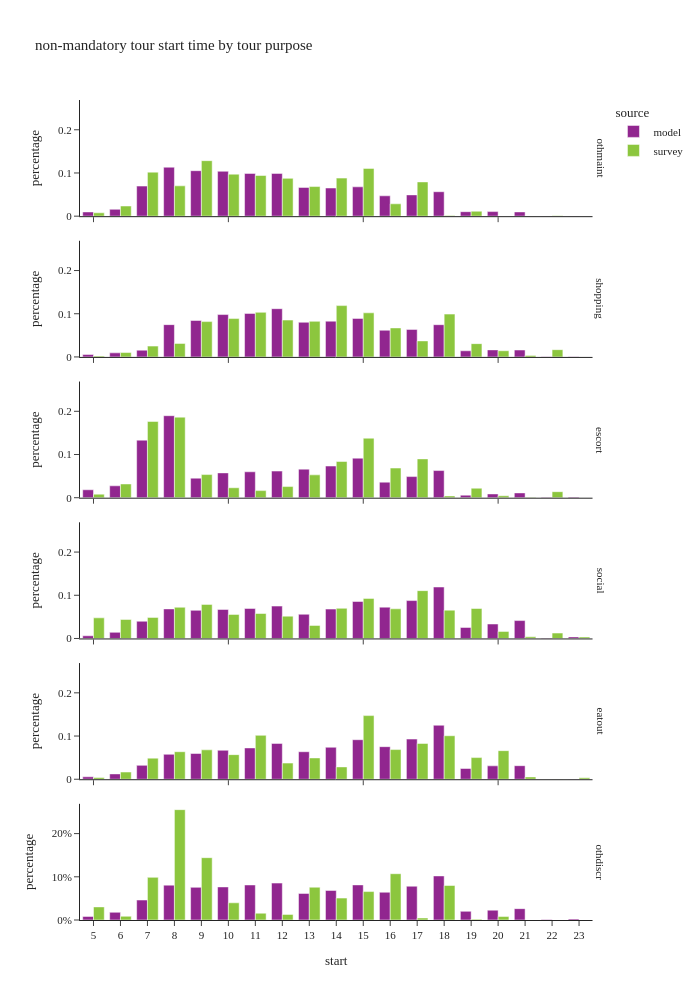

This figure's notebook cell:
### Code cell
df_plot = non_m_tour_data.groupby(['source','tour_type','start'], observed=True)[['tour_weight']].sum().reset_index()
df_plot['percentage'] = df_plot.groupby(['source','tour_type'], group_keys=False)['tour_weight']. \
    apply(lambda x: x / float(x.sum()))

fig = px.bar(df_plot, x="start", y="percentage", color="source",barmode="group",
             facet_row='tour_type',
             title="non-mandatory tour start time by tour purpose")
fig.for_each_annotation(lambda a: a.update(text = a.text.split("=")[-1]))
fig.update_layout(height=1000, width=700, yaxis=dict(tickformat=".0%"), xaxis=dict(dtick="1"))
fig.show()

### Figure 1 — Plotly figure (JSON) as saved in the notebook; plotly's stock layout.template omitted (floating-point values rounded to 4 significant figures)
{"data": [{"alignmentgroup": "True", "hovertemplate": "source=model<br>tour_type=othmaint<br>start=%{x}<br>percentage=%{y}<extra></extra>", "legendgroup": "model", "marker": {"color": "#91268F", "pattern": {"shape": ""}}, "name": "model", "offsetgroup": "model", "orientation": "v", "showlegend": true, "textposition": "auto", "type": "bar", "x": [5.0, 6.0, 7.0, 8.0, 9.0, 10.0, 11.0, 12.0, 13.0, 14.0, 15.0, 16.0, 17.0, 18.0, 19.0, 20.0, 21.0, 22.0, 23.0], "xaxis": "x6", "y": [0.009751, 0.01586, 0.06966, 0.1133, 0.1053, 0.1039, 0.09899, 0.09901, 0.06656, 0.06521, 0.06788, 0.0471, 0.04927, 0.0566, 0.01039, 0.0106, 0.009825, 0.0002491, 0.0004982], "yaxis": "y6"}, {"alignmentgroup": "True", "hovertemplate": "source=model<br>tour_type=shopping<br>start=%{x}<br>percentage=%{y}<extra></extra>", "legendgroup": "model", "marker": {"color": "#91268F", "pattern": {"shape": ""}}, "name": "model", "offsetgroup": "model", "orientation": "v", "showlegend": false, "textposition": "auto", "type": "bar", "x": [5.0, 6.0, 7.0, 8.0, 9.0, 10.0, 11.0, 12.0, 13.0, 14.0, 15.0, 16.0, 17.0, 18.0, 19.0, 20.0, 21.0, 22.0, 23.0], "xaxis": "x5", "y": [0.005519, 0.009409, 0.01563, 0.07477, 0.08442, 0.09811, 0.1008, 0.1117, 0.08017, 0.08282, 0.08922, 0.06178, 0.06372, 0.07462, 0.01421, 0.01632, 0.01602, 0.0003874, 0.000409], "yaxis": "y5"}, {"alignmentgroup": "True", "hovertemplate": "source=model<br>tour_type=escort<br>start=%{x}<br>percentage=%{y}<extra></extra>", "legendgroup": "model", "marker": {"color": "#91268F", "pattern": {"shape": ""}}, "name": "model", "offsetgroup": "model", "orientation": "v", "showlegend": false, "textposition": "auto", "type": "bar", "x": [5.0, 6.0, 7.0, 8.0, 9.0, 10.0, 11.0, 12.0, 13.0, 14.0, 15.0, 16.0, 17.0, 18.0, 19.0, 20.0, 21.0, 22.0, 23.0], "xaxis": "x4", "y": [0.01834, 0.02752, 0.1332, 0.1898, 0.04526, 0.05745, 0.05998, 0.06166, 0.06614, 0.0733, 0.09154, 0.03598, 0.0489, 0.06284, 0.005887, 0.008743, 0.01112, 0.0008403, 0.001451], "yaxis": "y4"}, {"alignmentgroup": "True", "hovertemplate": "source=model<br>tour_type=social<br>start=%{x}<br>percentage=%{y}<extra></extra>", "legendgroup": "model", "marker": {"color": "#91268F", "pattern": {"shape": ""}}, "name": "model", "offsetgroup": "model", "orientation": "v", "showlegend": false, "textposition": "auto", "type": "bar", "x": [5.0, 6.0, 7.0, 8.0, 9.0, 10.0, 11.0, 12.0, 13.0, 14.0, 15.0, 16.0, 17.0, 18.0, 19.0, 20.0, 21.0, 22.0, 23.0], "xaxis": "x3", "y": [0.006215, 0.01417, 0.03988, 0.06843, 0.06514, 0.06715, 0.06948, 0.07496, 0.05605, 0.068, 0.08564, 0.07254, 0.08774, 0.1191, 0.02554, 0.03349, 0.04143, 0.001349, 0.003652], "yaxis": "y3"}, {"alignmentgroup": "True", "hovertemplate": "source=model<br>tour_type=eatout<br>start=%{x}<br>percentage=%{y}<extra></extra>", "legendgroup": "model", "marker": {"color": "#91268F", "pattern": {"shape": ""}}, "name": "model", "offsetgroup": "model", "orientation": "v", "showlegend": false, "textposition": "auto", "type": "bar", "x": [5.0, 6.0, 7.0, 8.0, 9.0, 10.0, 11.0, 12.0, 13.0, 14.0, 15.0, 16.0, 17.0, 18.0, 19.0, 20.0, 21.0, 22.0, 23.0], "xaxis": "x2", "y": [0.005688, 0.01234, 0.03209, 0.0577, 0.05958, 0.06705, 0.07246, 0.08295, 0.06368, 0.07399, 0.09147, 0.07541, 0.09296, 0.125, 0.02491, 0.03099, 0.03134, 0.0001162, 0.0002795], "yaxis": "y2"}, {"alignmentgroup": "True", "hovertemplate": "source=model<br>tour_type=othdiscr<br>start=%{x}<br>percentage=%{y}<extra></extra>", "legendgroup": "model", "marker": {"color": "#91268F", "pattern": {"shape": ""}}, "name": "model", "offsetgroup": "model", "orientation": "v", "showlegend": false, "textposition": "auto", "type": "bar", "x": [5.0, 6.0, 7.0, 8.0, 9.0, 10.0, 11.0, 12.0, 13.0, 14.0, 15.0, 16.0, 17.0, 18.0, 19.0, 20.0, 21.0, 22.0, 23.0], "xaxis": "x", "y": [0.008296, 0.01783, 0.0462, 0.08073, 0.07559, 0.07656, 0.08112, 0.08543, 0.06155, 0.06843, 0.08126, 0.06427, 0.07818, 0.102, 0.02004, 0.02278, 0.02626, 0.001112, 0.002335], "yaxis": "y"}, {"alignmentgroup": "True", "hovertemplate": "source=survey<br>tour_type=othmaint<br>start=%{x}<br>percentage=%{y}<extra></extra>", "legendgroup": "survey", "marker": {"color": "#8CC63E", "pattern": {"shape": ""}}, "name": "survey", "offsetgroup": "survey", "orientation": "v", "showlegend": true, "textposition": "auto", "type": "bar", "x": [5.0, 6.0, 7.0, 8.0, 9.0, 10.0, 11.0, 12.0, 13.0, 14.0, 15.0, 16.0, 17.0, 18.0, 19.0, 20.0, 21.0, 22.0], "xaxis": "x6", "y": [0.007779, 0.02353, 0.1019, 0.0702, 0.1285, 0.09723, 0.09415, 0.08753, 0.06855, 0.08811, 0.1106, 0.02861, 0.07929, 0.001655, 0.01143, 2.546e-05, 0.0001095, 0.0007334], "yaxis": "y6"}, {"alignmentgroup": "True", "hovertemplate": "source=survey<br>tour_type=shopping<br>start=%{x}<br>percentage=%{y}<extra></extra>", "legendgroup": "survey", "marker": {"color": "#8CC63E", "pattern": {"shape": ""}}, "name": "survey", "offsetgroup": "survey", "orientation": "v", "showlegend": false, "textposition": "auto", "type": "bar", "x": [5.0, 6.0, 7.0, 8.0, 9.0, 10.0, 11.0, 12.0, 13.0, 14.0, 15.0, 16.0, 17.0, 18.0, 19.0, 20.0, 21.0, 22.0, 23.0], "xaxis": "x5", "y": [0.001969, 0.01017, 0.02506, 0.03131, 0.08178, 0.08881, 0.1033, 0.08533, 0.08241, 0.1188, 0.1021, 0.06715, 0.03712, 0.09918, 0.03079, 0.01432, 0.003523, 0.01682, 4.203e-05], "yaxis": "y5"}, {"alignmentgroup": "True", "hovertemplate": "source=survey<br>tour_type=escort<br>start=%{x}<br>percentage=%{y}<extra></extra>", "legendgroup": "survey", "marker": {"color": "#8CC63E", "pattern": {"shape": ""}}, "name": "survey", "offsetgroup": "survey", "orientation": "v", "showlegend": false, "textposition": "auto", "type": "bar", "x": [5.0, 6.0, 7.0, 8.0, 9.0, 10.0, 11.0, 12.0, 13.0, 14.0, 15.0, 16.0, 17.0, 18.0, 19.0, 20.0, 21.0, 22.0], "xaxis": "x4", "y": [0.008191, 0.03179, 0.1765, 0.1865, 0.05353, 0.02302, 0.01638, 0.02579, 0.05283, 0.08386, 0.1378, 0.06863, 0.08987, 0.004147, 0.02197, 0.00448, 0.0007561, 0.01396], "yaxis": "y4"}, {"alignmentgroup": "True", "hovertemplate": "source=survey<br>tour_type=social<br>start=%{x}<br>percentage=%{y}<extra></extra>", "legendgroup": "survey", "marker": {"color": "#8CC63E", "pattern": {"shape": ""}}, "name": "survey", "offsetgroup": "survey", "orientation": "v", "showlegend": false, "textposition": "auto", "type": "bar", "x": [5.0, 6.0, 7.0, 8.0, 9.0, 10.0, 11.0, 12.0, 13.0, 14.0, 15.0, 16.0, 17.0, 18.0, 19.0, 20.0, 21.0, 22.0, 23.0], "xaxis": "x3", "y": [0.04778, 0.04401, 0.04882, 0.0722, 0.07892, 0.05572, 0.05777, 0.05167, 0.03022, 0.06983, 0.09278, 0.06864, 0.1107, 0.0656, 0.06935, 0.01635, 0.003755, 0.01255, 0.003315], "yaxis": "y3"}, {"alignmentgroup": "True", "hovertemplate": "source=survey<br>tour_type=eatout<br>start=%{x}<br>percentage=%{y}<extra></extra>", "legendgroup": "survey", "marker": {"color": "#8CC63E", "pattern": {"shape": ""}}, "name": "survey", "offsetgroup": "survey", "orientation": "v", "showlegend": false, "textposition": "auto", "type": "bar", "x": [5.0, 6.0, 7.0, 8.0, 9.0, 10.0, 11.0, 12.0, 13.0, 14.0, 15.0, 16.0, 17.0, 18.0, 19.0, 20.0, 21.0, 22.0, 23.0], "xaxis": "x2", "y": [0.003993, 0.01664, 0.04886, 0.0637, 0.06804, 0.05695, 0.1016, 0.03737, 0.04933, 0.02856, 0.1473, 0.06867, 0.08284, 0.1007, 0.05012, 0.06617, 0.005416, 0.0003664, 0.003368], "yaxis": "y2"}, {"alignmentgroup": "True", "hovertemplate": "source=survey<br>tour_type=othdiscr<br>start=%{x}<br>percentage=%{y}<extra></extra>", "legendgroup": "survey", "marker": {"color": "#8CC63E", "pattern": {"shape": ""}}, "name": "survey", "offsetgroup": "survey", "orientation": "v", "showlegend": false, "textposition": "auto", "type": "bar", "x": [5.0, 6.0, 7.0, 8.0, 9.0, 10.0, 11.0, 12.0, 13.0, 14.0, 15.0, 16.0, 17.0, 18.0, 19.0, 20.0], "xaxis": "x", "y": [0.03034, 0.008604, 0.09871, 0.2555, 0.1443, 0.0398, 0.01576, 0.01296, 0.0759, 0.05072, 0.06581, 0.1072, 0.004676, 0.07988, 0.001896, 0.007988], "yaxis": "y"}], "layout": {"annotations": [{"font": {}, "showarrow": false, "text": "othdiscr", "textangle": 90, "x": 0.98, "xanchor": "left", "xref": "paper", "y": 0.07083, "yanchor": "middle", "yref": "paper"}, {"font": {}, "showarrow": false, "text": "eatout", "textangle": 90, "x": 0.98, "xanchor": "left", "xref": "paper", "y": 0.2425, "yanchor": "middle", "yref": "paper"}, {"font": {}, "showarrow": false, "text": "social", "textangle": 90, "x": 0.98, "xanchor": "left", "xref": "paper", "y": 0.4142, "yanchor": "middle", "yref": "paper"}, {"font": {}, "showarrow": false, "text": "escort", "textangle": 90, "x": 0.98, "xanchor": "left", "xref": "paper", "y": 0.5858, "yanchor": "middle", "yref": "paper"}, {"font": {}, "showarrow": false, "text": "shopping", "textangle": 90, "x": 0.98, "xanchor": "left", "xref": "paper", "y": 0.7575, "yanchor": "middle", "yref": "paper"}, {"font": {}, "showarrow": false, "text": "othmaint", "textangle": 90, "x": 0.98, "xanchor": "left", "xref": "paper", "y": 0.9292, "yanchor": "middle", "yref": "paper"}], "barmode": "group", "height": 1000, "legend": {"title": {"text": "source"}, "tracegroupgap": 0}, "title": {"text": "non-mandatory tour start time by tour purpose"}, "width": 700, "xaxis": {"anchor": "y", "domain": [0, 0.98], "dtick": "1", "title": {"text": "start"}}, "xaxis2": {"anchor": "y2", "domain": [0, 0.98], "matches": "x", "showticklabels": false}, "xaxis3": {"anchor": "y3", "domain": [0, 0.98], "matches": "x", "showticklabels": false}, "xaxis4": {"anchor": "y4", "domain": [0, 0.98], "matches": "x", "showticklabels": false}, "xaxis5": {"anchor": "y5", "domain": [0, 0.98], "matches": "x", "showticklabels": false}, "xaxis6": {"anchor": "y6", "domain": [0, 0.98], "matches": "x", "showticklabels": false}, "yaxis": {"anchor": "x", "domain": [0, 0.1417], "tickformat": ".0%", "title": {"text": "percentage"}}, "yaxis2": {"anchor": "x2", "domain": [0.1717, 0.3133], "matches": "y", "title": {"text": "percentage"}}, "yaxis3": {"anchor": "x3", "domain": [0.3433, 0.485], "matches": "y", "title": {"text": "percentage"}}, "yaxis4": {"anchor": "x4", "domain": [0.515, 0.6567], "matches": "y", "title": {"text": "percentage"}}, "yaxis5": {"anchor": "x5", "domain": [0.6867, 0.8283], "matches": "y", "title": {"text": "percentage"}}, "yaxis6": {"anchor": "x6", "domain": [0.8583, 1], "matches": "y", "title": {"text": "percentage"}}}}
